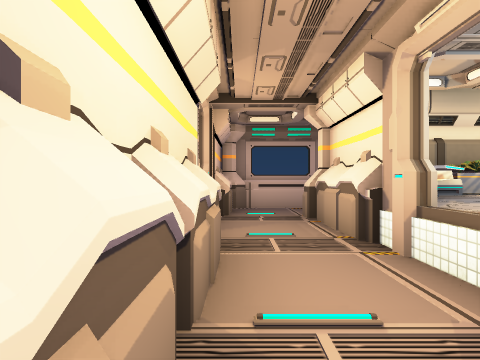
view 1 (above)

24 first-person views from a walk through a scene from a Unity 3-D project. The camera is 1.5 m above the floor, looks level and sees 75° across. The floor is counted in squares, 2 m on a side. Each view is taken from the middle of a square. On the plan, view 1 faces up. The plan holds only what a view shows up to about 10 squares ahead; the rest is blank. The place goes on beyond the plan. The player character is not drawn. Some surface patterns are stand-ins.

view 2
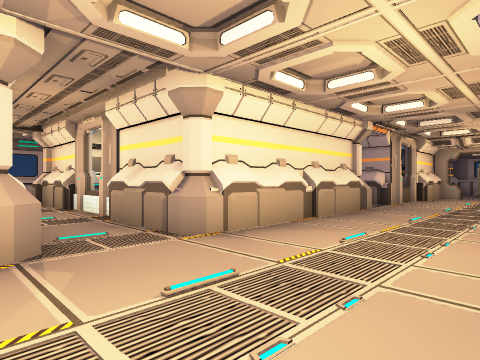

view 3
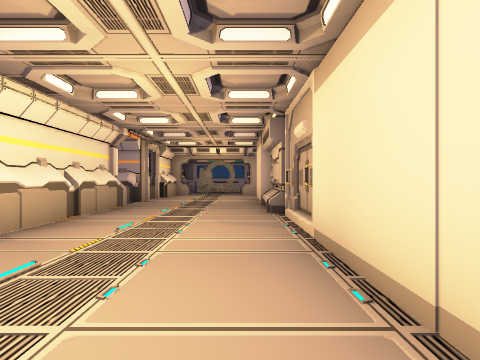

view 4
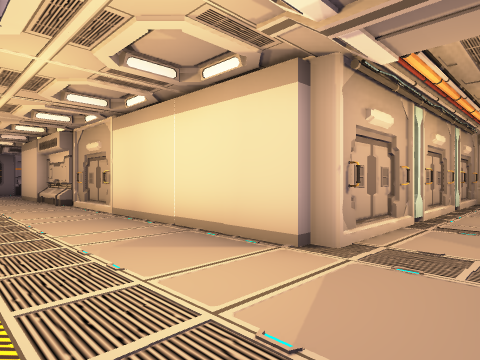

view 5
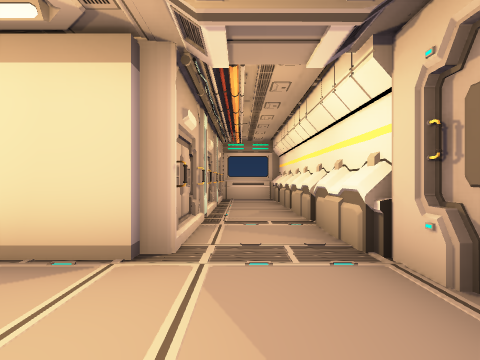

view 6
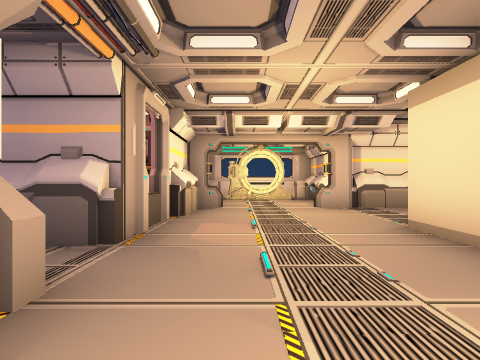

view 7
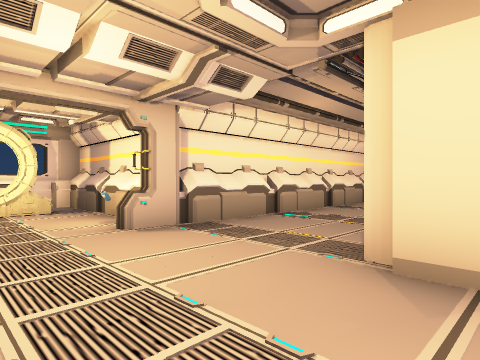

view 8
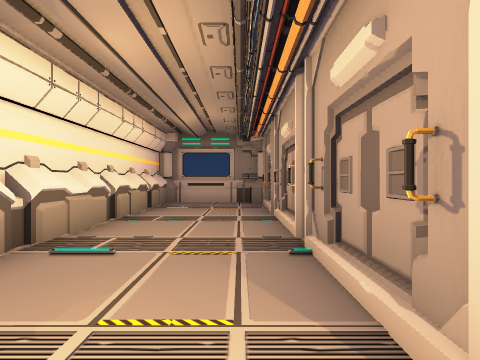

view 9
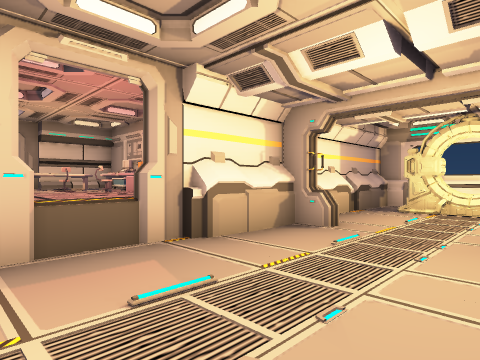

view 10
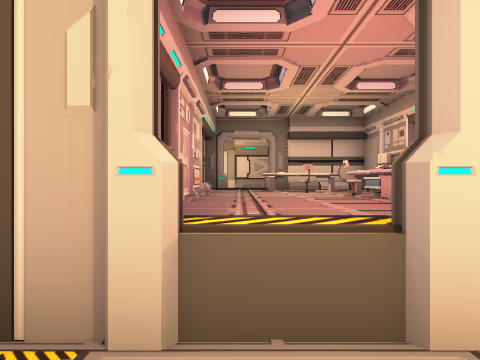

view 11
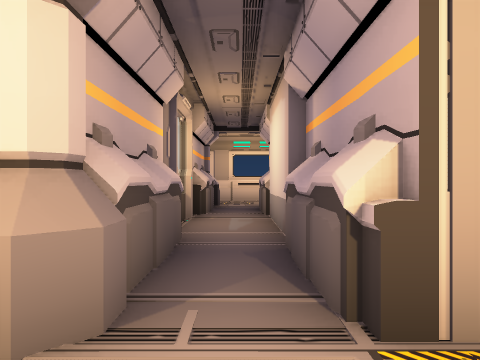

view 12
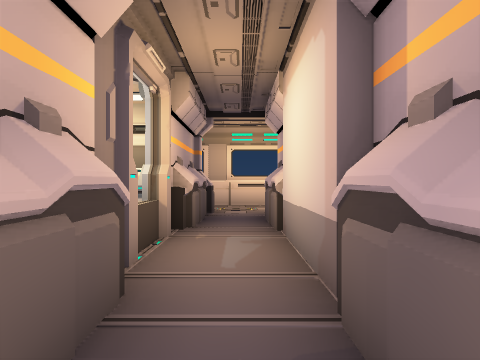

view 13
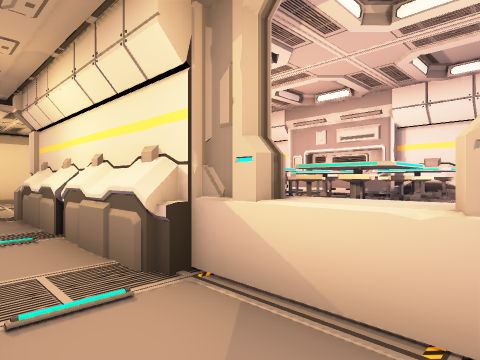

view 14
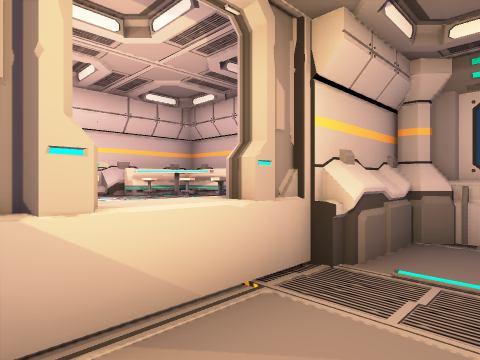

view 15
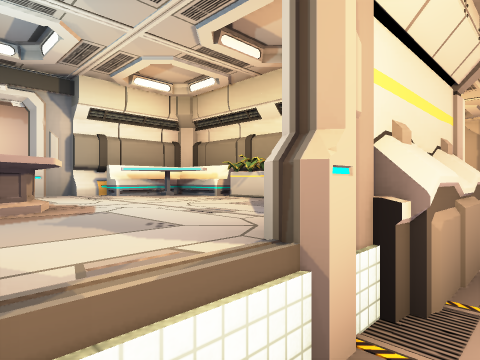

view 16
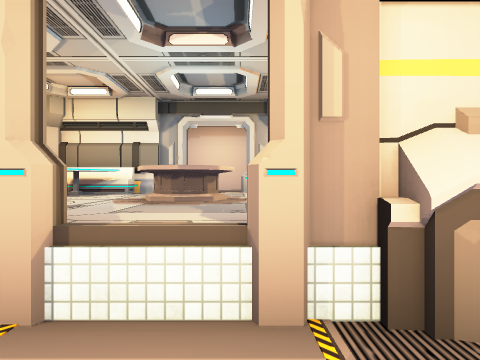

view 17
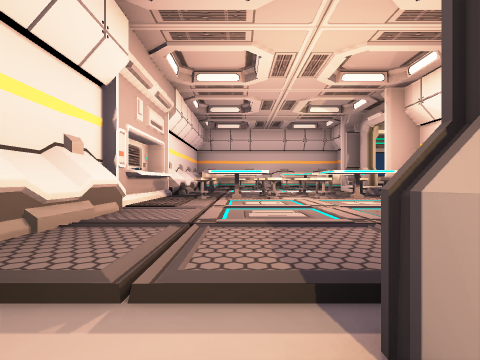

view 18
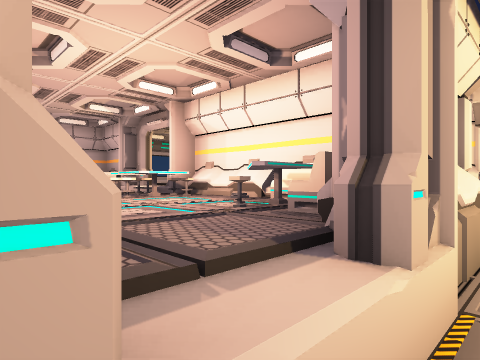

view 19
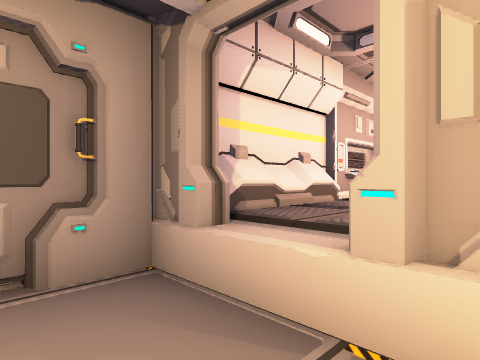

view 20
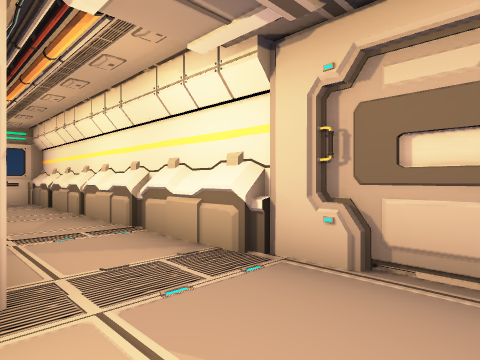

view 21
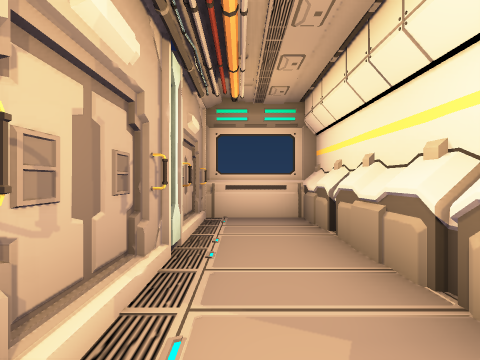

view 22
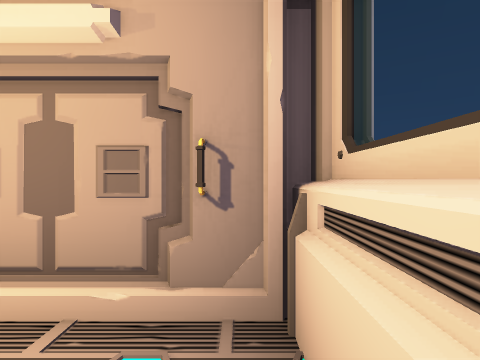

view 23
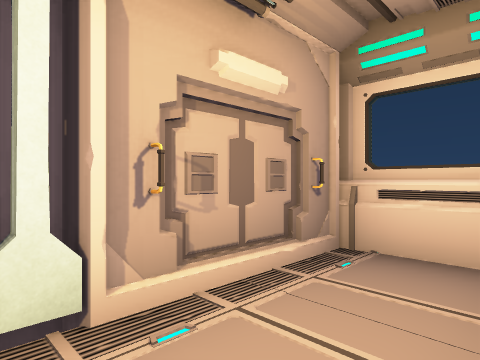

view 24
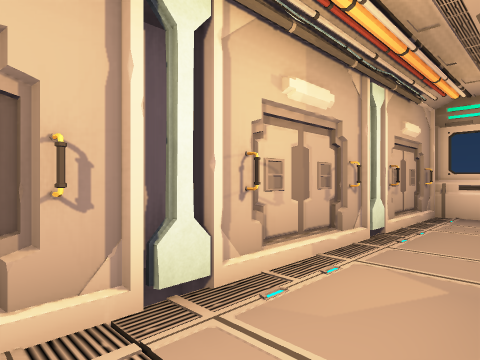

### Floor plan
Key: @ floor where view 1 was taken; # wall or solid block; . floor; ^ raised ledge; P pillar; T table; S shower; C cart; L stool; I pipe; O other object.
Columns run from 6 left of view 1 to 19 right of it. Each row starts with its distance up from view 1.
  9      ####    ###
  8  #^^##P..    ...
  7 ##OOO#..P    P..
  6  ^^^^#..  # P#.#^# ##
  5  LTLT^..#T^^T#.#^^^OO
  4 OOLOL#..#^^^^#.O^TTCO
  3 OOTLT#..^^T  ^.O^OTC
  2 OO^^^#..^^TT^^.S^^L
  1  ^^^O#..#^^^^#.#^^TO
  0  ^^LT#@.# ^^T#.I^^OO
 -1 #P^###P.P###PP.#^#O O#####
 -2 #.................###....#
 -3 #......................O.#
 -4 #......................O##
 -5 #......................O##
 -6 #..#OSOO#######O#...#####
 -7 #..#OSO         #...#
 -8 #..#OO          #...#
 -9 #..#            #...#
-10 #..#            #...#
-11 #..#            #...#
-12 #..#            #...#
-13 #..#O           #...#
-14 #..#            #...#
-15 #..#OO          O...#
-16 ####OO

Where each view was taken, in squares from view 1:
view 1: 0 up, 0 right, facing up
view 2: 5 down, 1 left, facing up-right
view 3: 5 down, 2 left, facing right
view 4: 3 down, 5 left, facing down-right
view 5: 3 down, 4 left, facing down
view 6: 3 down, 5 right, facing right
view 7: 3 down, 9 right, facing down-right
view 8: 5 down, 11 right, facing down
view 9: 5 down, 9 right, facing up-right
view 10: 3 down, 10 right, facing up
view 11: 3 down, 8 right, facing up
view 12: 1 down, 8 right, facing up
view 13: 6 up, 1 right, facing down-left
view 14: 4 up, 1 right, facing up-left
view 15: 3 up, 1 right, facing down-right
view 16: 2 up, 0 right, facing right
view 17: 2 down, 4 left, facing up
view 18: 2 down, 5 left, facing up-right
view 19: 3 down, 3 left, facing up-left
view 20: 4 down, 3 left, facing down-left
view 21: 9 down, 4 left, facing down
view 22: 15 down, 5 left, facing right
view 23: 12 down, 5 left, facing down-right
view 24: 8 down, 5 left, facing down-right
